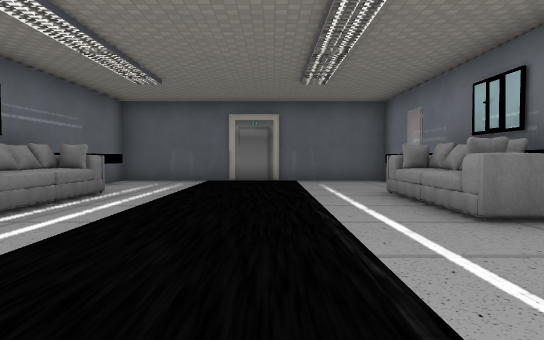
view 1 (above)

17 first-person views from a walk through a 3-D level made in the Godot game engine. The camera is 1.3 m above the floor, tilts 2° down and sees 75° across. The floor is counted in squares, 2 m on a side. Each view is taken from the middle of a square. On the plan, view 1 faces up. The plan holds only what a view shows up to about 10 squares ahead; the rest is blank. Flat picture figures and markers are not drawn. Some surface patterns are stand-ins.

view 2
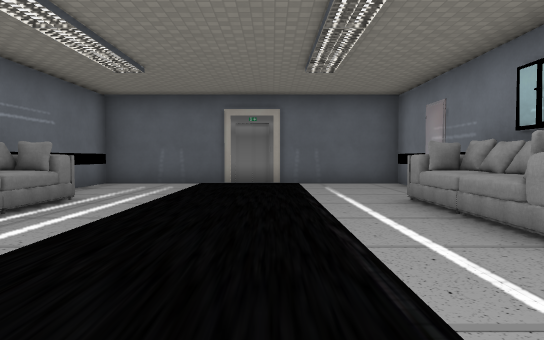

view 3
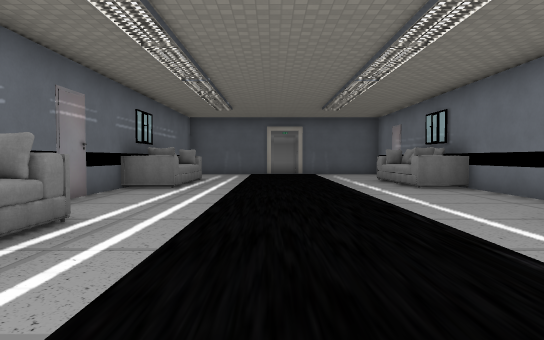

view 4
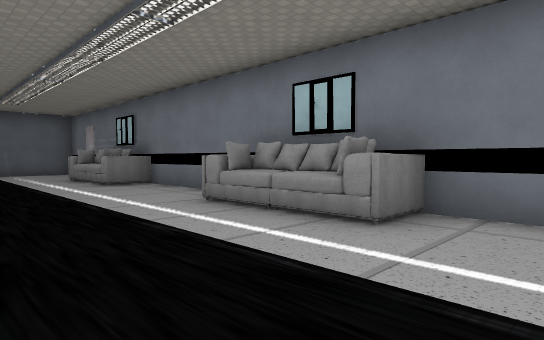

view 5
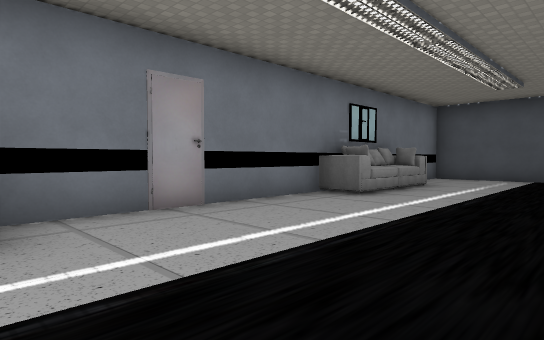

view 6
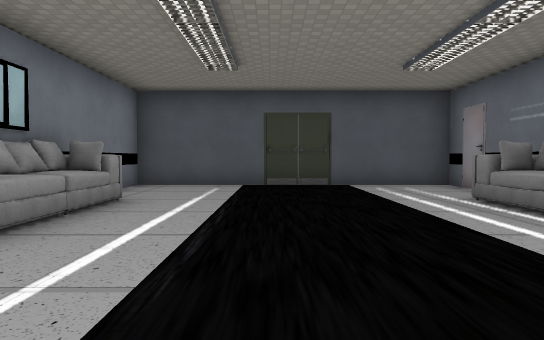

view 7
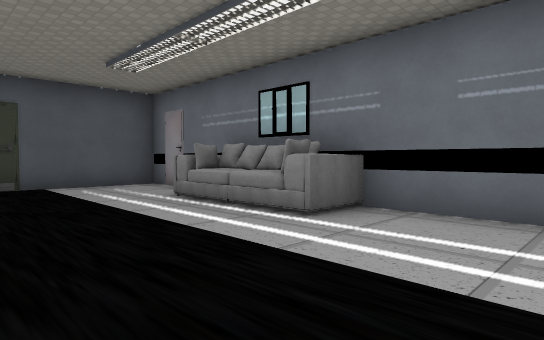

view 8
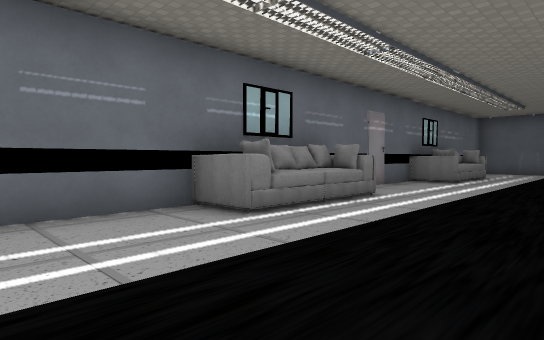

view 9
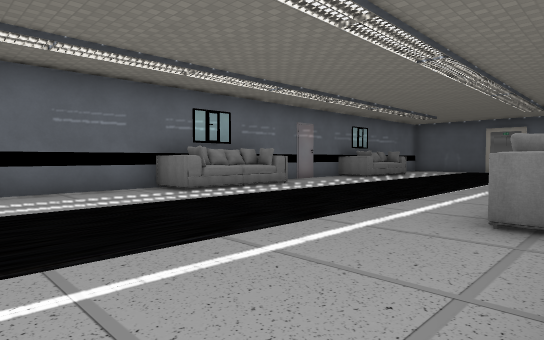

view 10
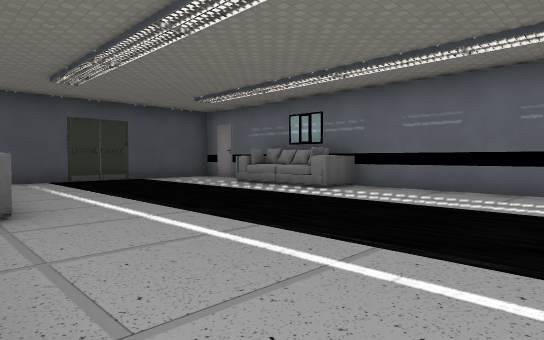

view 11
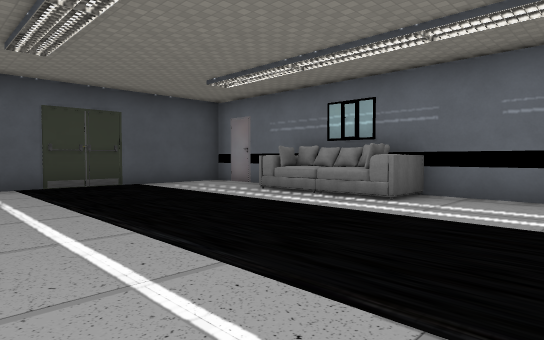

view 12
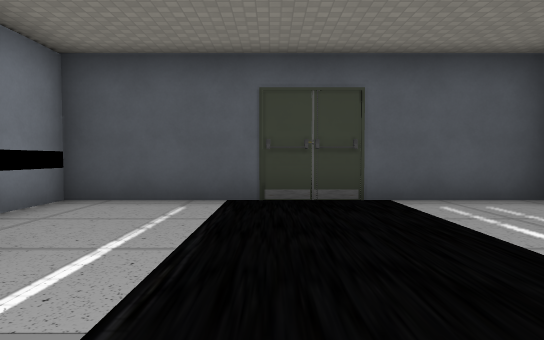

view 13
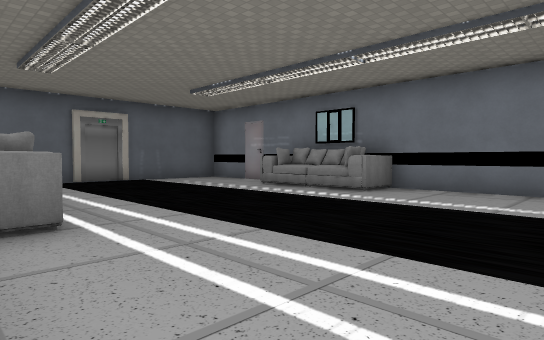

view 14
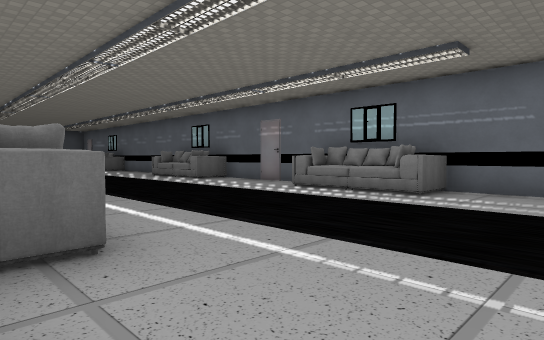

view 15
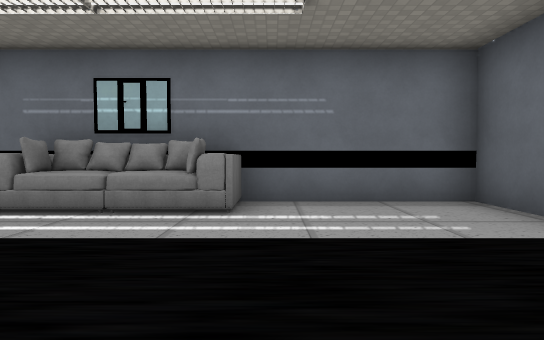

view 16
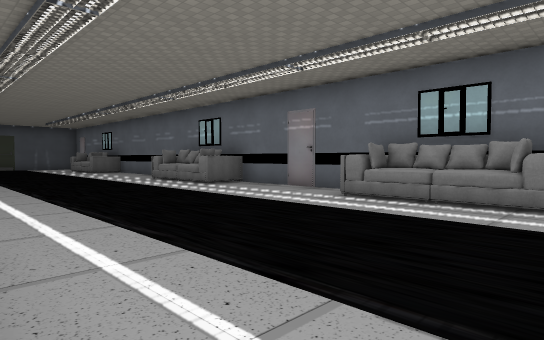

view 17
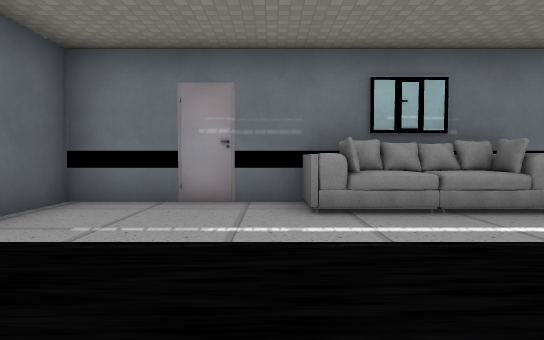

### Floor plan
Key: @ floor where view 1 was taken; # wall or solid block; . floor; D closed door; ^ raised ledge.
Columns run from 5 left of view 1 to 4 right of it. Each row starts with its distance up from view 1.
 10  ###DD####
  9 #...  ...#
  8 #...  ..D#
  7 #...  ...#
  6  ^^.  .^^
  5  ^^.  .^^
  4  ^^.  .^^
  3 #...  ...#
  2 #D..  ...#
  1 #... ....#
  0 #... @...#
 -1  ^^.  .^^
 -2  ^^.  .^^
 -3  ^^.. .^^
 -4 #.... ...#
 -5 #.... ..D#
 -6 #... ...D#
 -7 #...  ...#
 -8 #...  ...#
 -9  ^^. ...^
-10  ^^.  ..#
-11  ^^.  ..^
-12 #...  ...
-13 #D..  ...#
-14  D..DD...#
-15  #########

Positions as (right, up) in squares from view 1, and headings:
1: (0, 0), facing up
2: (0, 1), facing up
3: (-1, -4), facing up
4: (-1, -5), facing up-right
5: (-1, -3), facing down-right
6: (0, -6), facing down
7: (0, -6), facing down-left
8: (0, -6), facing up-left
9: (3, -7), facing up-left
10: (3, -4), facing down-left
11: (2, -6), facing down-left
12: (0, -9), facing down
13: (-4, 0), facing up-right
14: (3, 9), facing down-left
15: (1, 7), facing left
16: (2, 7), facing down-left
17: (-2, 7), facing right
